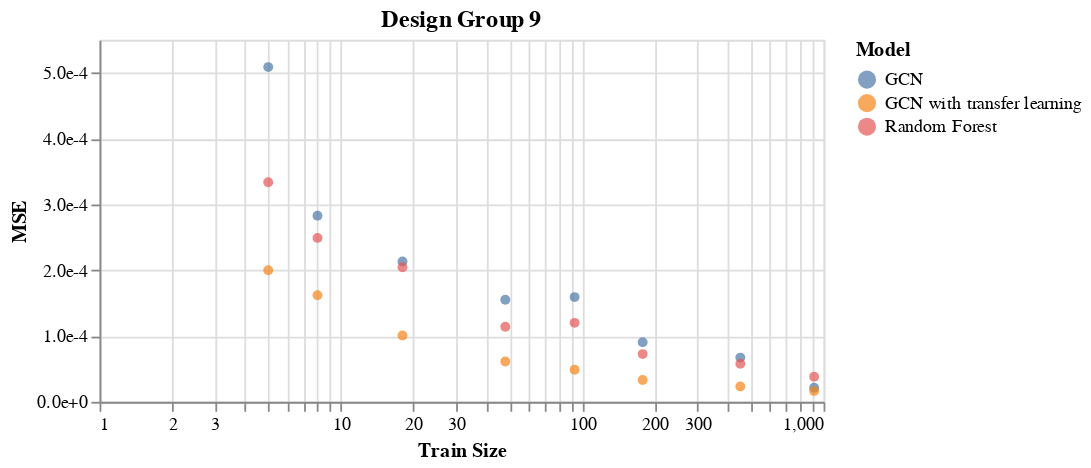

The cell this chart's notebook holds for it:
### Code cell
alt.Chart(df[df.Set=='Test']).mark_circle().encode(
    x=alt.X('Train Size:Q', scale=alt.Scale(type='log')),
    y=alt.Y('mse:Q', title='MSE', axis=alt.Axis(format='.1e')),
    color='Model',
    tooltip=['Model', 'mse']
).properties(width=400, height=200, title='Design Group 9')

### Figure 1 — Vega-Lite specification as saved in the notebook (floating-point values rounded to 4 significant figures)
{"config": {"view": {"continuousWidth": 400, "continuousHeight": 300}}, "data": {"name": "data-e0f783c3ac0512c1f1c7e63f3c4cd8cd"}, "mark": "circle", "encoding": {"color": {"type": "nominal", "field": "Model"}, "tooltip": [{"type": "nominal", "field": "Model"}, {"type": "quantitative", "field": "mse"}], "x": {"type": "quantitative", "field": "Train Size", "scale": {"type": "log"}}, "y": {"type": "quantitative", "axis": {"format": ".1e"}, "field": "mse", "title": "MSE"}}, "height": 200, "title": "Design Group 9", "width": 400, "$schema": "https://vega.github.io/schema/vega-lite/v4.8.1.json", "datasets": {"data-e0f783c3ac0512c1f1c7e63f3c4cd8cd": [{"mse": 0.0001552, "mae": 0.008055, "mre": 0.249, "peakR2": 0.3687, "maxAggR2": 0.6875, "meanAggR2": 0.4901, "minAggR2": -1.092, "Model": "GCN", "Set": "Test", "Train Size": 48}, {"mse": 6.12e-05, "mae": 0.004401, "mre": 0.1429, "peakR2": 0.7257, "maxAggR2": 0.9071, "meanAggR2": 0.791, "minAggR2": 0.1758, "Model": "GCN with transfer learning", "Set": "Test", "Train Size": 48}, {"mse": 0.000114, "mae": 0.006645, "mre": 0.207, "peakR2": 0.5191, "maxAggR2": 0.7561, "meanAggR2": 0.6751, "minAggR2": 0.5421, "Model": "Random Forest", "Set": "Test", "Train Size": 48}, {"mse": 0.0002132, "mae": 0.009103, "mre": 0.2842, "peakR2": 0.369, "maxAggR2": 0.6288, "meanAggR2": 0.2198, "minAggR2": -3.422, "Model": "GCN", "Set": "Test", "Train Size": 18}, {"mse": 0.0001008, "mae": 0.005767, "mre": 0.1778, "peakR2": 0.6011, "maxAggR2": 0.8348, "meanAggR2": 0.666, "minAggR2": -0.3369, "Model": "GCN with transfer learning", "Set": "Test", "Train Size": 18}, {"mse": 0.0002046, "mae": 0.009002, "mre": 0.2676, "peakR2": 0.2379, "maxAggR2": 0.6114, "meanAggR2": 0.4612, "minAggR2": 0.2223, "Model": "Random Forest", "Set": "Test", "Train Size": 18}, {"mse": 6.718e-05, "mae": 0.004949, "mre": 0.161, "peakR2": 0.7185, "maxAggR2": 0.882, "meanAggR2": 0.7884, "minAggR2": 0.3589, "Model": "GCN", "Set": "Test", "Train Size": 452}, {"mse": 2.346e-05, "mae": 0.002734, "mre": 0.09652, "peakR2": 0.8982, "maxAggR2": 0.9631, "meanAggR2": 0.9187, "minAggR2": 0.7027, "Model": "GCN with transfer learning", "Set": "Test", "Train Size": 452}, {"mse": 5.775e-05, "mae": 0.004106, "mre": 0.1234, "peakR2": 0.7219, "maxAggR2": 0.9141, "meanAggR2": 0.8444, "minAggR2": 0.7522, "Model": "Random Forest", "Set": "Test", "Train Size": 452}, {"mse": 9.045e-05, "mae": 0.005993, "mre": 0.1981, "peakR2": 0.7131, "maxAggR2": 0.8893, "meanAggR2": 0.618, "minAggR2": -2.467, "Model": "GCN", "Set": "Test", "Train Size": 178}, {"mse": 3.324e-05, "mae": 0.003286, "mre": 0.108, "peakR2": 0.8609, "maxAggR2": 0.9419, "meanAggR2": 0.8841, "minAggR2": 0.5451, "Model": "GCN with transfer learning", "Set": "Test", "Train Size": 178}, {"mse": 7.253e-05, "mae": 0.004963, "mre": 0.1546, "peakR2": 0.6663, "maxAggR2": 0.8536, "meanAggR2": 0.7918, "minAggR2": 0.6532, "Model": "Random Forest", "Set": "Test", "Train Size": 178}, {"mse": 0.0005085, "mae": 0.01583, "mre": 0.4237, "peakR2": -0.1856, "maxAggR2": 0.2647, "meanAggR2": -0.7798, "minAggR2": -10.23, "Model": "GCN", "Set": "Test", "Train Size": 5}, {"mse": 0.0002, "mae": 0.009321, "mre": 0.2792, "peakR2": 0.1973, "maxAggR2": 0.5934, "meanAggR2": 0.2713, "minAggR2": -3.496, "Model": "GCN with transfer learning", "Set": "Test", "Train Size": 5}, {"mse": 0.0003336, "mae": 0.01264, "mre": 0.3739, "peakR2": 0.05483, "maxAggR2": 0.3298, "meanAggR2": 0.1092, "minAggR2": -0.4616, "Model": "Random Forest", "Set": "Test", "Train Size": 5}, {"mse": 0.0001591, "mae": 0.008082, "mre": 0.262, "peakR2": 0.4092, "maxAggR2": 0.7568, "meanAggR2": 0.4844, "minAggR2": -0.484, "Model": "GCN", "Set": "Test", "Train Size": 93}, {"mse": 4.863e-05, "mae": 0.003821, "mre": 0.1235, "peakR2": 0.7425, "maxAggR2": 0.9273, "meanAggR2": 0.8386, "minAggR2": 0.5339, "Model": "GCN with transfer learning", "Set": "Test", "Train Size": 93}, {"mse": 0.00012, "mae": 0.00646, "mre": 0.1923, "peakR2": 0.4167, "maxAggR2": 0.8339, "meanAggR2": 0.6737, "minAggR2": 0.528, "Model": "Random Forest", "Set": "Test", "Train Size": 93}, {"mse": 2.141e-05, "mae": 0.002743, "mre": 0.09684, "peakR2": 0.8993, "maxAggR2": 0.9634, "meanAggR2": 0.9091, "minAggR2": 0.3449, "Model": "GCN", "Set": "Test", "Train Size": 914}, {"mse": 1.649e-05, "mae": 0.002408, "mre": 0.08546, "peakR2": 0.9207, "maxAggR2": 0.9757, "meanAggR2": 0.9363, "minAggR2": 0.7076, "Model": "GCN with transfer learning", "Set": "Test", "Train Size": 914}, {"mse": 3.826e-05, "mae": 0.003357, "mre": 0.1044, "peakR2": 0.8189, "maxAggR2": 0.9488, "meanAggR2": 0.8916, "minAggR2": 0.8211, "Model": "Random Forest", "Set": "Test", "Train Size": 914}, {"mse": 0.0002828, "mae": 0.01148, "mre": 0.3548, "peakR2": 0.1192, "maxAggR2": 0.5363, "meanAggR2": -0.3075, "minAggR2": -9.603, "Model": "GCN", "Set": "Test", "Train Size": 8}, {"mse": 0.0001619, "mae": 0.008174, "mre": 0.2583, "peakR2": 0.4301, "maxAggR2": 0.7032, "meanAggR2": 0.3443, "minAggR2": -3.812, "Model": "GCN with transfer learning", "Set": "Test", "Train Size": 8}, {"mse": 0.000249, "mae": 0.009695, "mre": 0.2895, "peakR2": -0.06302, "maxAggR2": 0.5387, "meanAggR2": 0.327, "minAggR2": 0.03189, "Model": "Random Forest", "Set": "Test", "Train Size": 8}]}}
